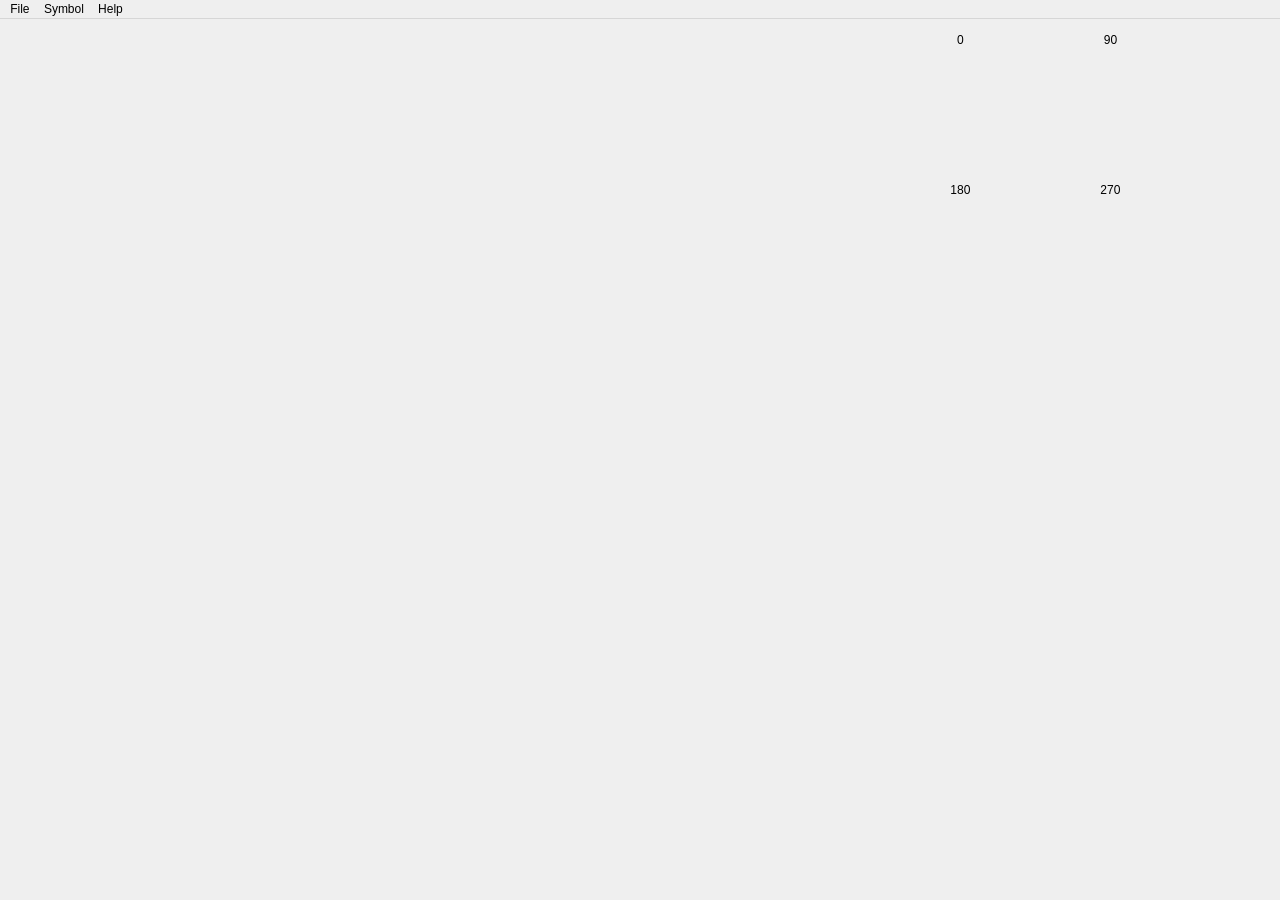
<?xml version="1.0" encoding="UTF-8"?>
<ui version="4.0">
 <class>SymbolEditor</class>
 <widget class="QMainWindow" name="SymbolEditor">
  <property name="geometry">
   <rect>
    <x>0</x>
    <y>0</y>
    <width>1280</width>
    <height>900</height>
   </rect>
  </property>
  <property name="windowTitle">
   <string>Symbol Editor</string>
  </property>
  <widget class="QWidget" name="centralWidget">
   <widget class="QLabel" name="view0Label">
    <property name="geometry">
     <rect>
      <x>930</x>
      <y>10</y>
      <width>61</width>
      <height>21</height>
     </rect>
    </property>
    <property name="text">
     <string>0</string>
    </property>
    <property name="alignment">
     <set>Qt::AlignCenter</set>
    </property>
   </widget>
   <widget class="QLabel" name="view90Label">
    <property name="geometry">
     <rect>
      <x>1080</x>
      <y>10</y>
      <width>61</width>
      <height>21</height>
     </rect>
    </property>
    <property name="text">
     <string>90</string>
    </property>
    <property name="alignment">
     <set>Qt::AlignCenter</set>
    </property>
   </widget>
   <widget class="QLabel" name="view180Label">
    <property name="geometry">
     <rect>
      <x>930</x>
      <y>160</y>
      <width>61</width>
      <height>21</height>
     </rect>
    </property>
    <property name="text">
     <string>180</string>
    </property>
    <property name="alignment">
     <set>Qt::AlignCenter</set>
    </property>
   </widget>
   <widget class="QLabel" name="view270Label">
    <property name="geometry">
     <rect>
      <x>1080</x>
      <y>160</y>
      <width>61</width>
      <height>21</height>
     </rect>
    </property>
    <property name="text">
     <string>270</string>
    </property>
    <property name="alignment">
     <set>Qt::AlignCenter</set>
    </property>
   </widget>
   <widget class="QToolButton" name="selectButton">
    <property name="geometry">
     <rect>
      <x>0</x>
      <y>0</y>
      <width>32</width>
      <height>32</height>
     </rect>
    </property>
    <property name="text">
     <string/>
    </property>
    <property name="icon">
     <iconset resource="symboleditor.qrc">
      <normaloff>:/icons/symboleditor/select.png</normaloff>:/icons/symboleditor/select.png</iconset>
    </property>
    <property name="iconSize">
     <size>
      <width>32</width>
      <height>32</height>
     </size>
    </property>
    <property name="autoRaise">
     <bool>true</bool>
    </property>
   </widget>
   <widget class="QToolButton" name="toolButton_2">
    <property name="geometry">
     <rect>
      <x>30</x>
      <y>0</y>
      <width>32</width>
      <height>32</height>
     </rect>
    </property>
    <property name="text">
     <string/>
    </property>
    <property name="iconSize">
     <size>
      <width>32</width>
      <height>32</height>
     </size>
    </property>
    <property name="autoRaise">
     <bool>true</bool>
    </property>
   </widget>
   <widget class="QToolButton" name="toolButton_3">
    <property name="geometry">
     <rect>
      <x>60</x>
      <y>0</y>
      <width>32</width>
      <height>32</height>
     </rect>
    </property>
    <property name="text">
     <string/>
    </property>
    <property name="iconSize">
     <size>
      <width>32</width>
      <height>32</height>
     </size>
    </property>
    <property name="autoRaise">
     <bool>true</bool>
    </property>
   </widget>
   <widget class="QToolButton" name="toolButton_4">
    <property name="geometry">
     <rect>
      <x>0</x>
      <y>30</y>
      <width>32</width>
      <height>32</height>
     </rect>
    </property>
    <property name="text">
     <string/>
    </property>
    <property name="iconSize">
     <size>
      <width>32</width>
      <height>32</height>
     </size>
    </property>
    <property name="autoRaise">
     <bool>true</bool>
    </property>
   </widget>
   <widget class="QToolButton" name="toolButton_5">
    <property name="geometry">
     <rect>
      <x>30</x>
      <y>30</y>
      <width>32</width>
      <height>32</height>
     </rect>
    </property>
    <property name="text">
     <string/>
    </property>
    <property name="iconSize">
     <size>
      <width>32</width>
      <height>32</height>
     </size>
    </property>
    <property name="autoRaise">
     <bool>true</bool>
    </property>
   </widget>
   <widget class="QToolButton" name="toolButton_6">
    <property name="geometry">
     <rect>
      <x>60</x>
      <y>30</y>
      <width>32</width>
      <height>32</height>
     </rect>
    </property>
    <property name="text">
     <string/>
    </property>
    <property name="iconSize">
     <size>
      <width>32</width>
      <height>32</height>
     </size>
    </property>
    <property name="autoRaise">
     <bool>true</bool>
    </property>
   </widget>
   <widget class="QToolButton" name="toolButton_7">
    <property name="geometry">
     <rect>
      <x>0</x>
      <y>60</y>
      <width>32</width>
      <height>32</height>
     </rect>
    </property>
    <property name="text">
     <string/>
    </property>
    <property name="iconSize">
     <size>
      <width>32</width>
      <height>32</height>
     </size>
    </property>
    <property name="autoRaise">
     <bool>true</bool>
    </property>
   </widget>
   <widget class="QToolButton" name="toolButton_8">
    <property name="geometry">
     <rect>
      <x>30</x>
      <y>60</y>
      <width>32</width>
      <height>32</height>
     </rect>
    </property>
    <property name="text">
     <string/>
    </property>
    <property name="iconSize">
     <size>
      <width>32</width>
      <height>32</height>
     </size>
    </property>
    <property name="autoRaise">
     <bool>true</bool>
    </property>
   </widget>
   <widget class="QToolButton" name="toolButton_9">
    <property name="geometry">
     <rect>
      <x>60</x>
      <y>60</y>
      <width>32</width>
      <height>32</height>
     </rect>
    </property>
    <property name="text">
     <string/>
    </property>
    <property name="iconSize">
     <size>
      <width>32</width>
      <height>32</height>
     </size>
    </property>
    <property name="autoRaise">
     <bool>true</bool>
    </property>
   </widget>
   <widget class="QToolButton" name="toolButton_10">
    <property name="geometry">
     <rect>
      <x>0</x>
      <y>90</y>
      <width>32</width>
      <height>32</height>
     </rect>
    </property>
    <property name="text">
     <string/>
    </property>
    <property name="iconSize">
     <size>
      <width>32</width>
      <height>32</height>
     </size>
    </property>
    <property name="autoRaise">
     <bool>true</bool>
    </property>
   </widget>
   <widget class="QToolButton" name="toolButton_11">
    <property name="geometry">
     <rect>
      <x>30</x>
      <y>90</y>
      <width>32</width>
      <height>32</height>
     </rect>
    </property>
    <property name="text">
     <string/>
    </property>
    <property name="iconSize">
     <size>
      <width>32</width>
      <height>32</height>
     </size>
    </property>
    <property name="autoRaise">
     <bool>true</bool>
    </property>
   </widget>
   <widget class="QToolButton" name="toolButton_12">
    <property name="geometry">
     <rect>
      <x>60</x>
      <y>90</y>
      <width>32</width>
      <height>32</height>
     </rect>
    </property>
    <property name="text">
     <string/>
    </property>
    <property name="iconSize">
     <size>
      <width>32</width>
      <height>32</height>
     </size>
    </property>
    <property name="autoRaise">
     <bool>true</bool>
    </property>
   </widget>
   <widget class="QToolButton" name="toolButton_13">
    <property name="geometry">
     <rect>
      <x>0</x>
      <y>120</y>
      <width>32</width>
      <height>32</height>
     </rect>
    </property>
    <property name="text">
     <string/>
    </property>
    <property name="iconSize">
     <size>
      <width>32</width>
      <height>32</height>
     </size>
    </property>
    <property name="autoRaise">
     <bool>true</bool>
    </property>
   </widget>
   <widget class="QToolButton" name="toolButton_14">
    <property name="geometry">
     <rect>
      <x>30</x>
      <y>120</y>
      <width>32</width>
      <height>32</height>
     </rect>
    </property>
    <property name="text">
     <string/>
    </property>
    <property name="iconSize">
     <size>
      <width>32</width>
      <height>32</height>
     </size>
    </property>
    <property name="autoRaise">
     <bool>true</bool>
    </property>
   </widget>
   <widget class="QToolButton" name="toolButton_15">
    <property name="geometry">
     <rect>
      <x>60</x>
      <y>120</y>
      <width>32</width>
      <height>32</height>
     </rect>
    </property>
    <property name="text">
     <string/>
    </property>
    <property name="iconSize">
     <size>
      <width>32</width>
      <height>32</height>
     </size>
    </property>
    <property name="autoRaise">
     <bool>true</bool>
    </property>
   </widget>
   <widget class="QToolButton" name="toolButton_16">
    <property name="geometry">
     <rect>
      <x>0</x>
      <y>150</y>
      <width>32</width>
      <height>32</height>
     </rect>
    </property>
    <property name="text">
     <string/>
    </property>
    <property name="iconSize">
     <size>
      <width>32</width>
      <height>32</height>
     </size>
    </property>
    <property name="autoRaise">
     <bool>true</bool>
    </property>
   </widget>
   <widget class="QToolButton" name="toolButton_17">
    <property name="geometry">
     <rect>
      <x>30</x>
      <y>150</y>
      <width>32</width>
      <height>32</height>
     </rect>
    </property>
    <property name="text">
     <string/>
    </property>
    <property name="iconSize">
     <size>
      <width>32</width>
      <height>32</height>
     </size>
    </property>
    <property name="autoRaise">
     <bool>true</bool>
    </property>
   </widget>
   <widget class="QToolButton" name="toolButton_18">
    <property name="geometry">
     <rect>
      <x>60</x>
      <y>150</y>
      <width>32</width>
      <height>32</height>
     </rect>
    </property>
    <property name="text">
     <string/>
    </property>
    <property name="iconSize">
     <size>
      <width>32</width>
      <height>32</height>
     </size>
    </property>
    <property name="autoRaise">
     <bool>true</bool>
    </property>
   </widget>
   <widget class="QToolButton" name="toolButton_19">
    <property name="geometry">
     <rect>
      <x>0</x>
      <y>180</y>
      <width>32</width>
      <height>32</height>
     </rect>
    </property>
    <property name="text">
     <string/>
    </property>
    <property name="iconSize">
     <size>
      <width>32</width>
      <height>32</height>
     </size>
    </property>
    <property name="autoRaise">
     <bool>true</bool>
    </property>
   </widget>
   <widget class="QToolButton" name="toolButton_20">
    <property name="geometry">
     <rect>
      <x>30</x>
      <y>180</y>
      <width>32</width>
      <height>32</height>
     </rect>
    </property>
    <property name="text">
     <string/>
    </property>
    <property name="iconSize">
     <size>
      <width>32</width>
      <height>32</height>
     </size>
    </property>
    <property name="autoRaise">
     <bool>true</bool>
    </property>
   </widget>
   <widget class="QToolButton" name="toolButton_21">
    <property name="geometry">
     <rect>
      <x>60</x>
      <y>180</y>
      <width>32</width>
      <height>32</height>
     </rect>
    </property>
    <property name="text">
     <string/>
    </property>
    <property name="iconSize">
     <size>
      <width>32</width>
      <height>32</height>
     </size>
    </property>
    <property name="autoRaise">
     <bool>true</bool>
    </property>
   </widget>
   <widget class="QToolButton" name="toolButton_22">
    <property name="geometry">
     <rect>
      <x>0</x>
      <y>210</y>
      <width>32</width>
      <height>32</height>
     </rect>
    </property>
    <property name="text">
     <string/>
    </property>
    <property name="iconSize">
     <size>
      <width>32</width>
      <height>32</height>
     </size>
    </property>
    <property name="autoRaise">
     <bool>true</bool>
    </property>
   </widget>
   <widget class="QToolButton" name="toolButton_23">
    <property name="geometry">
     <rect>
      <x>30</x>
      <y>210</y>
      <width>32</width>
      <height>32</height>
     </rect>
    </property>
    <property name="text">
     <string/>
    </property>
    <property name="iconSize">
     <size>
      <width>32</width>
      <height>32</height>
     </size>
    </property>
    <property name="autoRaise">
     <bool>true</bool>
    </property>
   </widget>
   <widget class="QToolButton" name="toolButton_24">
    <property name="geometry">
     <rect>
      <x>60</x>
      <y>210</y>
      <width>32</width>
      <height>32</height>
     </rect>
    </property>
    <property name="text">
     <string/>
    </property>
    <property name="iconSize">
     <size>
      <width>32</width>
      <height>32</height>
     </size>
    </property>
    <property name="autoRaise">
     <bool>true</bool>
    </property>
   </widget>
   <widget class="QToolButton" name="toolButton_25">
    <property name="geometry">
     <rect>
      <x>0</x>
      <y>240</y>
      <width>32</width>
      <height>32</height>
     </rect>
    </property>
    <property name="text">
     <string/>
    </property>
    <property name="iconSize">
     <size>
      <width>32</width>
      <height>32</height>
     </size>
    </property>
    <property name="autoRaise">
     <bool>true</bool>
    </property>
   </widget>
   <widget class="QToolButton" name="toolButton_26">
    <property name="geometry">
     <rect>
      <x>30</x>
      <y>240</y>
      <width>32</width>
      <height>32</height>
     </rect>
    </property>
    <property name="text">
     <string/>
    </property>
    <property name="iconSize">
     <size>
      <width>32</width>
      <height>32</height>
     </size>
    </property>
    <property name="autoRaise">
     <bool>true</bool>
    </property>
   </widget>
   <widget class="QToolButton" name="toolButton_27">
    <property name="geometry">
     <rect>
      <x>60</x>
      <y>240</y>
      <width>32</width>
      <height>32</height>
     </rect>
    </property>
    <property name="text">
     <string/>
    </property>
    <property name="iconSize">
     <size>
      <width>32</width>
      <height>32</height>
     </size>
    </property>
    <property name="autoRaise">
     <bool>true</bool>
    </property>
   </widget>
   <widget class="QToolButton" name="toolButton_28">
    <property name="geometry">
     <rect>
      <x>0</x>
      <y>270</y>
      <width>32</width>
      <height>32</height>
     </rect>
    </property>
    <property name="text">
     <string/>
    </property>
    <property name="iconSize">
     <size>
      <width>32</width>
      <height>32</height>
     </size>
    </property>
    <property name="autoRaise">
     <bool>true</bool>
    </property>
   </widget>
   <widget class="QToolButton" name="toolButton_29">
    <property name="geometry">
     <rect>
      <x>30</x>
      <y>270</y>
      <width>32</width>
      <height>32</height>
     </rect>
    </property>
    <property name="text">
     <string/>
    </property>
    <property name="iconSize">
     <size>
      <width>32</width>
      <height>32</height>
     </size>
    </property>
    <property name="autoRaise">
     <bool>true</bool>
    </property>
   </widget>
   <widget class="QToolButton" name="toolButton_30">
    <property name="geometry">
     <rect>
      <x>60</x>
      <y>270</y>
      <width>32</width>
      <height>32</height>
     </rect>
    </property>
    <property name="text">
     <string/>
    </property>
    <property name="iconSize">
     <size>
      <width>32</width>
      <height>32</height>
     </size>
    </property>
    <property name="autoRaise">
     <bool>true</bool>
    </property>
   </widget>
  </widget>
  <widget class="QMenuBar" name="menuBar">
   <property name="geometry">
    <rect>
     <x>0</x>
     <y>0</y>
     <width>1280</width>
     <height>20</height>
    </rect>
   </property>
   <widget class="QMenu" name="menuFile">
    <property name="title">
     <string>File</string>
    </property>
    <addaction name="actionNewFile"/>
    <addaction name="actionOpenFile"/>
    <addaction name="actionSaveFile"/>
    <addaction name="actionSaveAsFile"/>
    <addaction name="actionCloseFile"/>
    <addaction name="actionQuit"/>
   </widget>
   <widget class="QMenu" name="menuSymbol">
    <property name="title">
     <string>Symbol</string>
    </property>
    <addaction name="actionNewSymbol"/>
   </widget>
   <widget class="QMenu" name="menuHelp">
    <property name="title">
     <string>Help</string>
    </property>
    <addaction name="actionAbout"/>
   </widget>
   <addaction name="menuFile"/>
   <addaction name="menuSymbol"/>
   <addaction name="menuHelp"/>
  </widget>
  <action name="actionNewFile">
   <property name="text">
    <string>New</string>
   </property>
  </action>
  <action name="actionOpenFile">
   <property name="text">
    <string>Open</string>
   </property>
  </action>
  <action name="actionSaveFile">
   <property name="text">
    <string>Save</string>
   </property>
  </action>
  <action name="actionSaveAsFile">
   <property name="text">
    <string>Save as</string>
   </property>
  </action>
  <action name="actionCloseFile">
   <property name="text">
    <string>Close</string>
   </property>
  </action>
  <action name="actionQuit">
   <property name="text">
    <string>Quit</string>
   </property>
  </action>
  <action name="actionNewSymbol">
   <property name="text">
    <string>New</string>
   </property>
  </action>
  <action name="actionAbout">
   <property name="text">
    <string>About</string>
   </property>
  </action>
 </widget>
 <layoutdefault spacing="6" margin="11"/>
 <resources>
  <include location="symboleditor.qrc"/>
 </resources>
 <connections/>
</ui>
